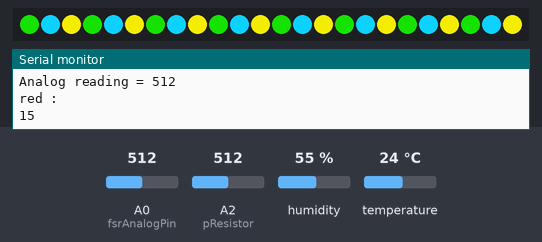
Recording of a sketch running on a simulated Arduino Uno, built with avr-gcc and run on an emulated ATmega328P. On the bench: 24 RGB LEDs in strip order, left to right, the last lines printed to the serial monitor. Inputs (shaded band) come from the test bench; at power-on: A2 (pResistor) = 512, A0 (fsrAnalogPin) = 512, temperature 24 °C, humidity 55 %. Random numbers use the default seed unless the sketch sets one.

Above: at 1.2 s.
1.3 s: A2 (pResistor) set to 787
3.2 s: A2 (pResistor) set to 817
At 3.8 s:
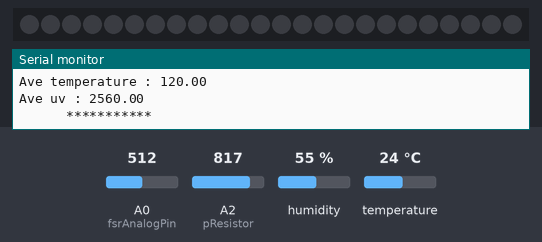
4.8 s: A2 (pResistor) set to 30
At 5.97 s:
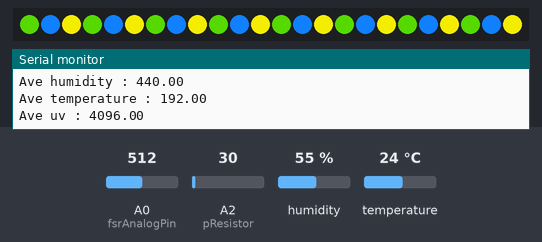
7.8 s: A0 (fsrAnalogPin) set to 30
At 8.26 s:
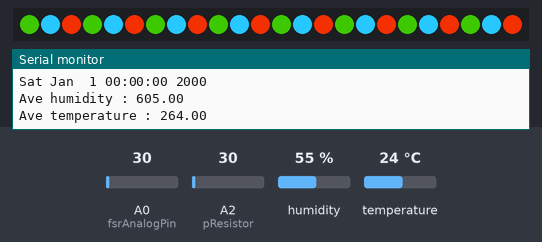
9.8 s: temperature set to 4 °C
At 10.03 s:
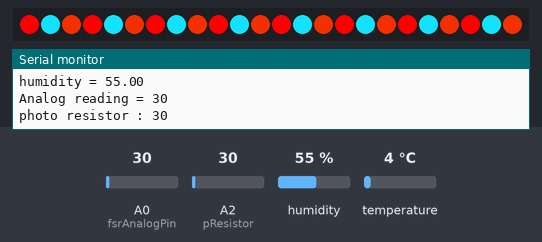
11.6 s: humidity set to 22 %
At 12.4 s:
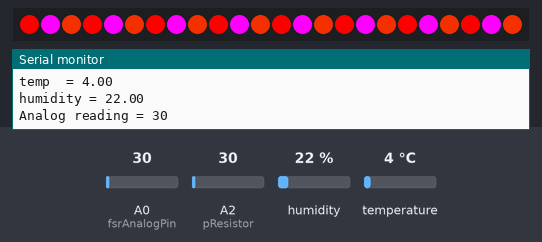

The sketch:

kiki.ino
```cpp
#include <FastLED.h>
#include <Adafruit_Si7021.h>
#include <stdio.h>
#include <string.h>
#include <math.h>
#include <time.h>
#include <stdlib.h>


#define DATA_PIN    6
#define NUM_LEDS    24
#define BRIGHTNESS  64
#define LED_TYPE    WS2811
#define COLOR_ORDER GRB
CRGB leds[NUM_LEDS];


Adafruit_Si7021 sensor = Adafruit_Si7021();

float temp;
float humidity;
int pResistor = 2;
int fsrAnalogPin = 0; // FSR is connected to analog 0
int fsrReading;      // the analog reading from the FSR resistor divider

int uvRed,uvGreen,uvBlue;
int tempRed,tempGreen,tempBlue;
int humiRed,humiGreen,humiBlue;

float humiArr[5];
float tempArr[5];
float uvArr[5];
float humiSum, tempSum, uvSum;
float humiAve, tempAve, uvAve;
int times = 0;

int value;

void setup() {
  pinMode(pResistor, INPUT);
  Serial.begin(9600);
  sensor.begin();
  // put your setup code here, to run once:
 FastLED.addLeds<LED_TYPE,DATA_PIN,COLOR_ORDER>(leds, NUM_LEDS).setCorrection( TypicalLEDStrip );
}

void printStat() {
  //temp & humid sensor
  temp = sensor.readTemperature();
  humidity= sensor.readHumidity();
  Serial.print("temp  = ");
  Serial.println(temp);
  Serial.print("humidity = ");
  Serial.println(humidity);

  //uv sensor
  fsrReading = analogRead(fsrAnalogPin);
  Serial.print("Analog reading = ");
  Serial.println(fsrReading);

  //delay(1000);
}


void tempColor (float tempIndex) {
  //red(255, 0, 0) to green (0,255, 0)
  //20 celsius is the most comfortable temperature, light is green
  //towards 10 celsius or 30 celsius, light turn red;
    tempBlue = 0;


  if (tempIndex < 15) {
    tempRed = 255;
    tempGreen = 0;
  } else if ((15<tempIndex) && (tempIndex < 30))  {
    int numRed = (rand() % 100 );
    Serial.println("red : ");
    Serial.println(numRed);

    int numGreen = ( rand() % (255 - 100 + 1) + 100);
    Serial.println("green : ");
    Serial.println(numGreen);

    tempRed = numRed;
    tempGreen = numGreen;
  } else if ( tempIndex >30)  {
    tempRed = 150;
    tempGreen = 50;
  }

   for( int i = 0; i < NUM_LEDS; i = i + 3) {
       //Serial.println("hiiiiiiiiiiiiiiiiiiiiiiiiiiiiiiiiiii ");
      leds[i] = CRGB(tempRed,tempGreen,tempBlue);
      FastLED.show();
   }

}

void humiColor (float humiIndex) {
  humiBlue = 255;
  if (humiIndex < 30) {
      humiRed = 255;
      humiGreen = 0;
  } else if ((30<humiIndex) && (humiIndex < 60))  {
    int numRed = (rand() % (50 - 0 + 1) + 0 );
    int numGreen = ( rand() % (255 - 100 + 1) + 100);
      humiRed = numRed;
      humiGreen = numGreen;
  } else if ( humiIndex >60)  {
      humiRed = 250;
      humiGreen = 0;
  }

  for( int i = 1; i < NUM_LEDS; i = i + 3) {
     leds[i] = CRGB(humiRed,humiGreen,humiBlue);
     FastLED.show();
  }
}

void uvColor (int uvIndex) {
  //red(255, 0-100, 0) to orange (255,100-200,0) yellow (255,200-255, 0)
  //the more UV plant get, the yellower light is
  uvRed = 220;
  uvBlue = 0;


  double uvGreenTemp = uvIndex;
  uvGreenTemp = uvGreenTemp/180*255;  //if uv index is 20, it get enough light
  uvGreen = uvGreenTemp;

  for( int i = 2; i < NUM_LEDS; i = i + 3) {
     leds[i] = CRGB(uvRed,uvGreen,uvBlue);
      FastLED.show();
  }
}


void loop() {


  value = analogRead(pResistor);
  Serial.print("photo resistor : ");
  Serial.println(value);
   printStat();
  //delay(12000);
  //delay(1000);

  if (value < 800) {
    uvColor(fsrReading);
    humiColor(humidity);
    tempColor(temp);
  } else {
      for( int i = 0; i < NUM_LEDS; i ++) {
        leds[i] = CRGB::Black;
        FastLED.show();
      }
  }


  if (times < 5) {
    humiArr[times] = humidity;
    tempArr[times] = temp;
    uvArr[times] = fsrReading;

    humiSum = humiSum + humiArr[times];
    tempSum = tempSum + tempArr[times];
    uvSum = uvSum + uvArr[times];

    times = times + 1;
  } else {
      time_t now;
      time(&now);
      Serial.print(ctime(&now));
      humiAve = humiSum/5;
      tempAve = tempSum/5;
      uvAve = uvSum/5;
      Serial.print("Ave humidity : ");
      Serial.println(humiAve);
      Serial.print("Ave temperature : ");
      Serial.println(tempAve);
      Serial.print("Ave uv : ");
      Serial.println(uvAve);
      Serial.println("      ***********         ");
      times = 0;
  }


}
```

Measured:
- the behaviour switches between 799 and 800 on A2 (pResistor) (found by bisection; images 0 and 1)
- after the input at 4.8 s, the LEDs: first change after 0.19 s (image 2 shows a later state)
